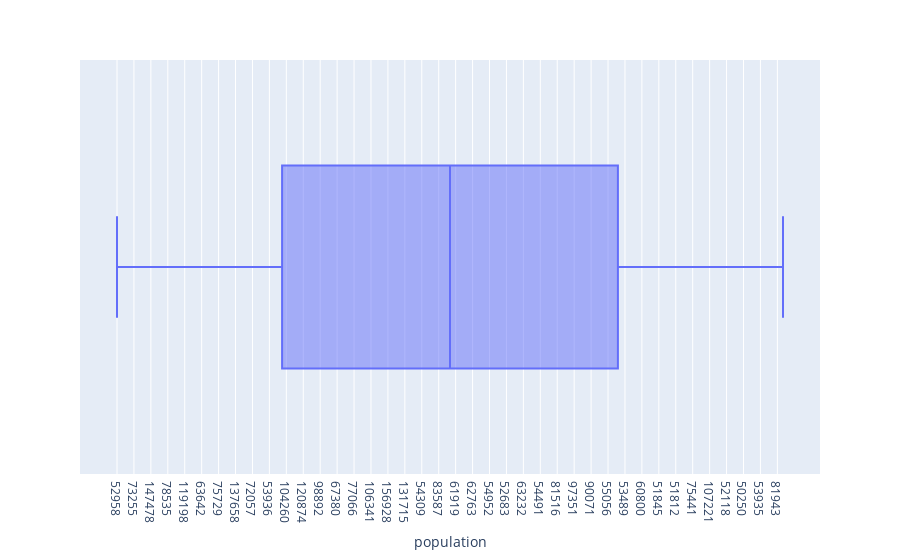

Notebook source saved alongside this figure:
### Code cell
fig = px.box(df_communes[df_communes['taille_commune']=='5 - grande ville'], x='population', )
fig.show()

### Figure 1 — Plotly figure (JSON) as saved in the notebook; plotly's stock layout.template omitted (floating-point values rounded to 4 significant figures)
{"data": [{"alignmentgroup": "True", "hovertemplate": "population=%{x}<extra></extra>", "legendgroup": "", "marker": {"color": "#636efa"}, "name": "", "notched": false, "offsetgroup": "", "orientation": "h", "showlegend": false, "type": "box", "x": ["52958", "75130", "52580", "73255", "62782", "56395", "147478", "50415", "108200", "78535", "63702", "159346", "119198", "64483", "139619", "63642", "73822", "148104", "75729", "66760", "80341", "137658", "157477", "172718", "72057", "116617", "157175", "53936", "77808", "179380", "104260", "57846", "54420", "120874", "62067", "86788", "98892", "99011", "56677", "67380", "147327", "52749", "77066", "119656", "67730", "106341", "52139", "66363", "156928", "145004", "59856", "131715", "166058", "114083", "54309", "55616", "51220", "83587", "59309", "133625", "61919", "57082", "55103", "62763", "180452", "90330", "54952", "90240", "129760", "52683", "66177", "50962", "63232", "89662", "119808", "54491", "64849", "88870", "81516", "68580", "68009", "97351", "59267", "78186", "90071", "86135", "58257", "55056", "52905", "71363", "53489", "111455", "70374", "60800", "113942", "53207", "51845", "77724", "92989", "51812", "64001", "58068", "75441", "57753", "96205", "107221", "68348", "58424", "52118", "74921", "63468", "50250", "57150", "154765", "53935", "105240", "84077", "81943", "71437"], "x0": " ", "xaxis": "x", "y0": " ", "yaxis": "y"}], "layout": {"boxmode": "group", "legend": {"tracegroupgap": 0}, "margin": {"t": 60}, "xaxis": {"anchor": "y", "domain": [0, 1], "title": {"text": "population"}}, "yaxis": {"anchor": "x", "domain": [0, 1]}}}
